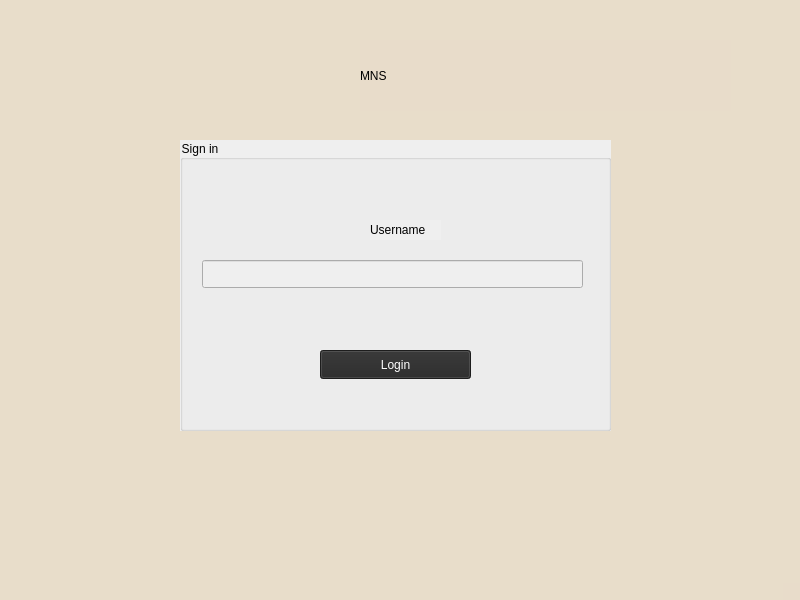
<?xml version="1.0" encoding="UTF-8"?>
<ui version="4.0">
 <class>MainWindow</class>
 <widget class="QMainWindow" name="MainWindow">
  <property name="geometry">
   <rect>
    <x>0</x>
    <y>0</y>
    <width>800</width>
    <height>600</height>
   </rect>
  </property>
  <property name="windowTitle">
   <string>MainWindow</string>
  </property>
  <property name="styleSheet">
   <string notr="true">background-color: rgba(232, 220, 202, 220);</string>
  </property>
  <widget class="QWidget" name="centralwidget">
   <widget class="QGroupBox" name="groupBox">
    <property name="geometry">
     <rect>
      <x>180</x>
      <y>140</y>
      <width>431</width>
      <height>291</height>
     </rect>
    </property>
    <property name="styleSheet">
     <string notr="true">background-color: rgb(239, 239, 239);
color: rgb(0, 0, 0);
border-color: rgb(33, 33, 33);</string>
    </property>
    <property name="title">
     <string>Sign in</string>
    </property>
    <widget class="QLabel" name="label">
     <property name="geometry">
      <rect>
       <x>190</x>
       <y>80</y>
       <width>71</width>
       <height>20</height>
      </rect>
     </property>
     <property name="styleSheet">
      <string notr="true">color: rgb(0, 0, 0);</string>
     </property>
     <property name="text">
      <string>Username</string>
     </property>
    </widget>
    <widget class="QLineEdit" name="lineEdit_username">
     <property name="geometry">
      <rect>
       <x>22</x>
       <y>120</y>
       <width>381</width>
       <height>28</height>
      </rect>
     </property>
    </widget>
    <widget class="QPushButton" name="pushButton_Login">
     <property name="geometry">
      <rect>
       <x>140</x>
       <y>210</y>
       <width>151</width>
       <height>29</height>
      </rect>
     </property>
     <property name="styleSheet">
      <string notr="true">background-color: rgb(40, 40, 40);
color: rgb(255, 255, 255);</string>
     </property>
     <property name="text">
      <string>Login</string>
     </property>
    </widget>
   </widget>
   <widget class="QLabel" name="label_2">
    <property name="geometry">
     <rect>
      <x>360</x>
      <y>40</y>
      <width>371</width>
      <height>71</height>
     </rect>
    </property>
    <property name="styleSheet">
     <string notr="true">font: 700 italic 28pt &quot;Segoe UI&quot;;
color: rgb(0, 0, 0);
text-align: center;</string>
    </property>
    <property name="text">
     <string>MNS</string>
    </property>
   </widget>
  </widget>
  <widget class="QMenuBar" name="menubar">
   <property name="geometry">
    <rect>
     <x>0</x>
     <y>0</y>
     <width>800</width>
     <height>25</height>
    </rect>
   </property>
  </widget>
  <widget class="QStatusBar" name="statusbar"/>
 </widget>
 <resources/>
 <connections/>
</ui>
